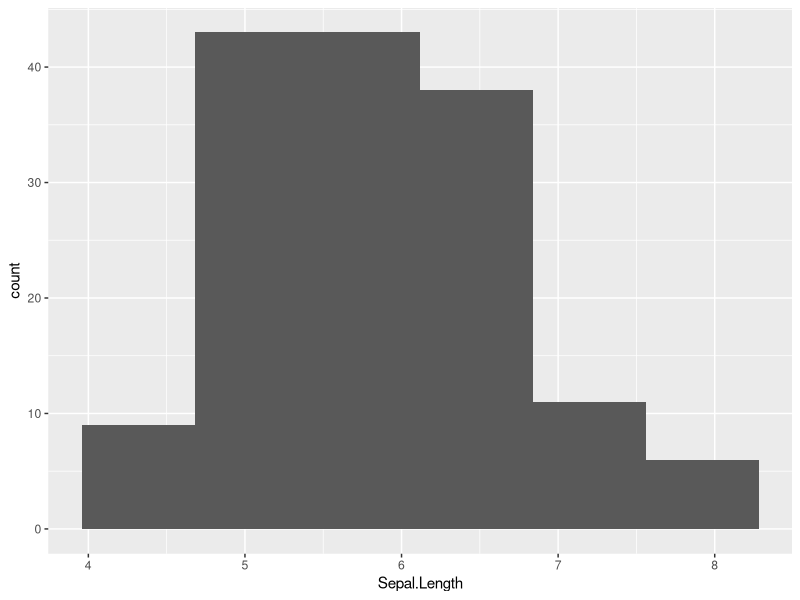
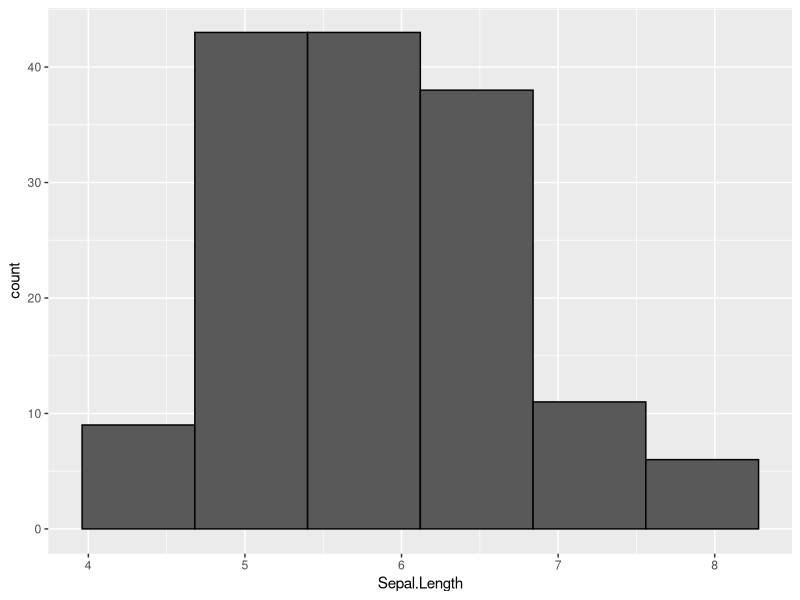
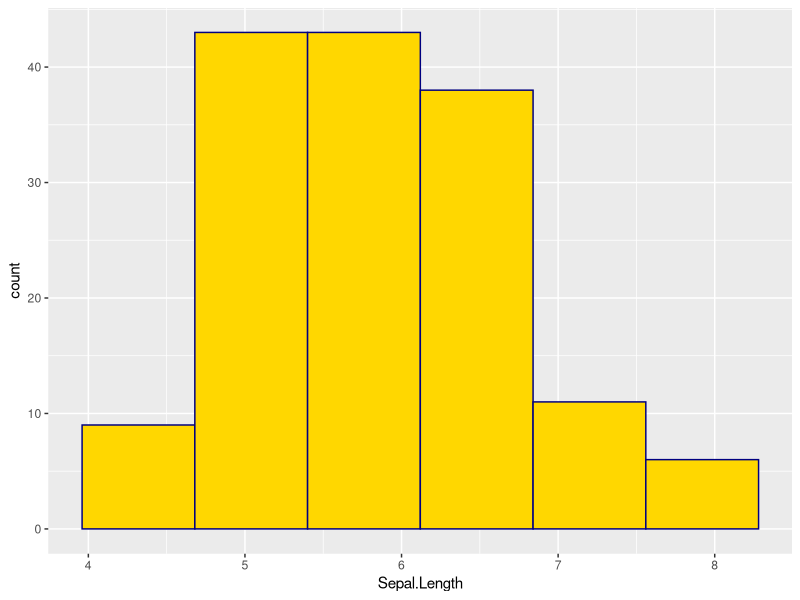
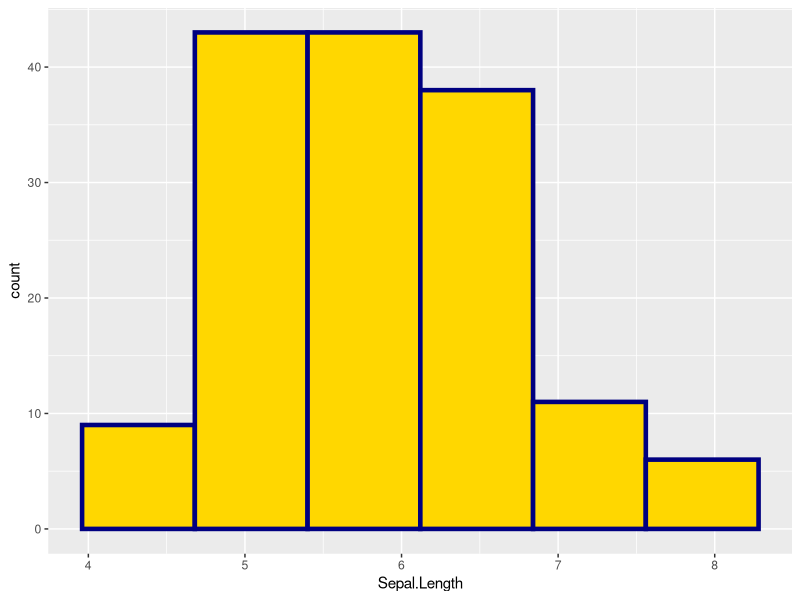
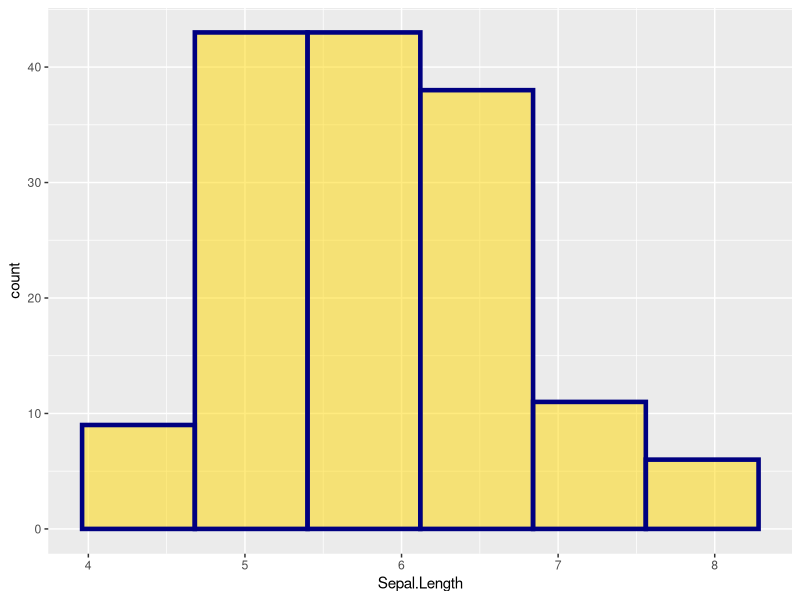
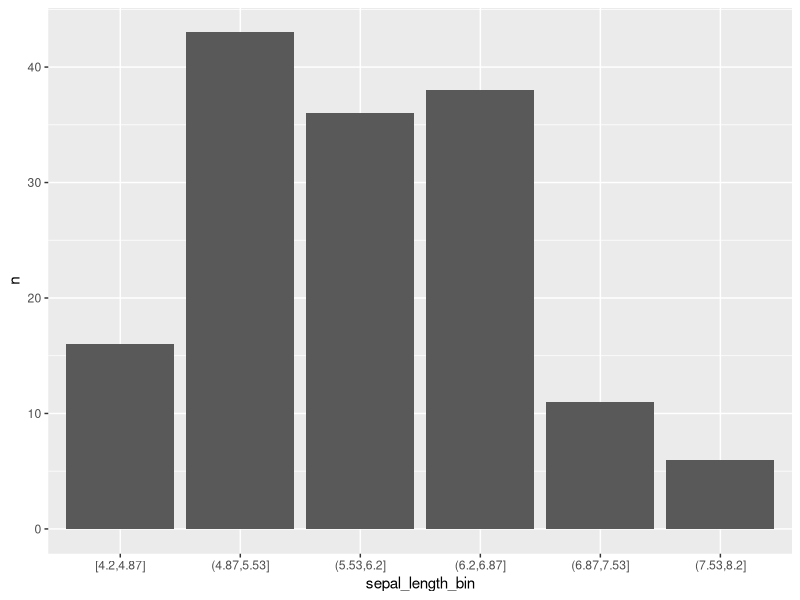
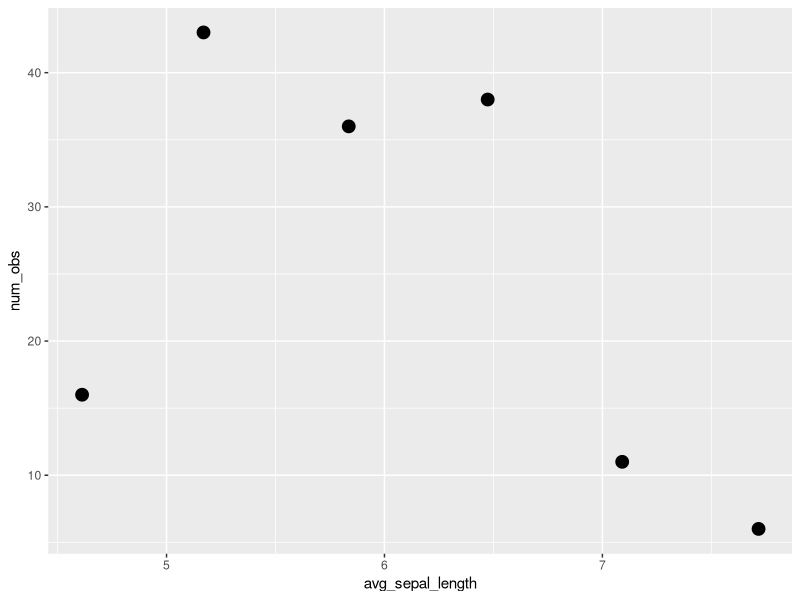
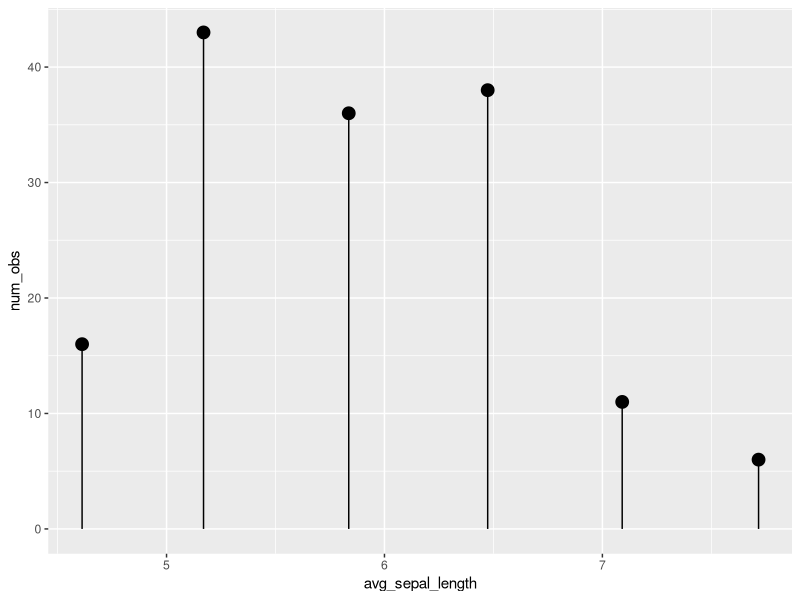

Recreate these plots in R, in order.
## ---- chunk 1
knitr::opts_chunk$set(echo = TRUE)
## ---- chunk 2
library(dplyr)
library(ggplot2)
## ---- chunk 3
iris %>%  ggplot(mapping = aes(x = Sepal.Length)) +  geom_histogram(bins = 6)
## ---- chunk 4
iris %>%  ggplot(mapping = aes(x = Sepal.Length)) +  geom_histogram(bins = 6, color="black")
## ---- chunk 5
iris %>%  ggplot(mapping = aes(x = Sepal.Length)) +  geom_histogram(bins = 6, color = "navyblue", fill = "gold")
## ---- chunk 6
iris %>%  ggplot(mapping = aes(x = Sepal.Length)) +  geom_histogram(bins = 6, color = "navyblue", fill = "gold", size = 1.55)
## ---- chunk 7
iris %>%  ggplot(mapping = aes(x = Sepal.Length)) +  geom_histogram(bins = 6,color = "navyblue", fill = "gold", size = 1.55, alpha = 0.5)
## ---- chunk 8
num_breaks <- 7
## ---- chunk 9
lower_bound <- 4.2

upper_bound <- 8.2

hist_breaks <- seq(from = lower_bound, to = upper_bound, length.out = num_breaks)
## ---- chunk 10
x_dbl <- 0:11 ### create vector 0 to 11

x_factor <- cut(x_dbl, breaks = c(0, 5, 11) ) ### set the breaks argument

class(x_factor)

x_factor
## ---- chunk 11
x_factor_2 <- cut(x_dbl, breaks = c(0, 5,  11) , include.lowest = TRUE) ### set the breaks and add the new argument

x_factor_2
## ---- chunk 12
my_iris <- iris %>% 
  mutate(sepal_length_bin = cut(Sepal.Length ,breaks = hist_breaks, include.lowest = TRUE) )
## ---- chunk 13
my_iris %>%  tbl_df()  %>% select(sepal_length_bin)  %>% summary() 
## ---- chunk 14
levels(my_iris $sepal_length_bin )
## ---- chunk 15
unique(my_iris $sepal_length_bin )
## ---- chunk 16
my_iris %>% 
  distinct(sepal_length_bin)
## ---- chunk 17
my_iris %>% 
  count(sepal_length_bin)
## ---- chunk 18
### complete the ggplot call below
my_iris %>% 
  count(sepal_length_bin) %>% 
  ggplot(mapping = aes(sepal_length_bin, n )) +
  geom_bar(stat = "identity")
## ---- chunk 19
my_iris %>% 
  group_by(sepal_length_bin)
## ---- chunk 20
my_iris %>% 
  group_by(sepal_length_bin ) %>% 
  summarise( num_obs = n())
## ---- chunk 21
iris_group <- my_iris %>% 
  group_by(sepal_length_bin) %>% 
  summarise(num_obs = n(),
            avg_sepal_length = mean(Sepal.Length) ,
            min_sepal_length = min(Sepal.Length),
            max_sepal_length = max(Sepal.Length))

iris_group
## ---- chunk 22
iris_group %>% 
  ggplot(mapping = aes(x = avg_sepal_length )) +
  geom_point(mapping = aes(y = num_obs),
             size = 4 )
## ---- chunk 23
iris_group %>% 
  ggplot(mapping = aes(x = avg_sepal_length)) +
  geom_linerange(mapping = aes(ymin = 0,
                               ymax = num_obs)) +
  geom_point(mapping = aes(y = num_obs),
             size = 4)
## ---- chunk 24
iris_group %>% 
  ggplot(mapping = aes(x = avg_sepal_length)) +
  geom_freqpoly(data = my_iris,
                mapping = aes(x = Sepal.Length),
                bins = 6, color = "red", size = 1.15) +
  geom_linerange(mapping = aes(ymin = 0,
                               ymax = num_obs)) +
  geom_point(mapping = aes(y = num_obs),
             size = 4)
## ---- chunk 25
diamonds %>% glimpse()
## ---- chunk 26
diamonds %>% ggplot(mapping = aes(x = color, y = price)) + geom_boxplot()
## ---- chunk 27
diamonds %>% ggplot(mapping = aes(x = color, y = price)) + geom_boxplot() + facet_wrap(~cut)
## ---- chunk 28
diamonds %>% ggplot(mapping = aes(x = color, y = price)) + geom_boxplot() + facet_grid(clarity~cut)
## ---- chunk 29
diamonds %>% ggplot(mapping = aes(x = color, y = price)) + geom_boxplot(mapping = aes(fill = carat > median(carat) ))+ facet_grid(clarity~cut) + theme(legend.position = "top")
## ---- chunk 30
diamonds %>% filter(cut =="Ideal" & clarity == "IF") %>% 
  ggplot(mapping = aes(x = color, y = price)) + 
  geom_boxplot(mapping = aes(fill = carat > median(diamonds $carat) ))+ 
  facet_grid(clarity~cut) + theme(legend.position = "top")
